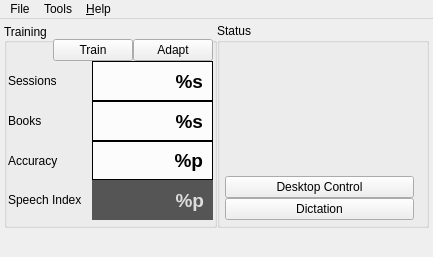
<?xml version="1.0" encoding="UTF-8"?>
<ui version="4.0">
 <author>Jacky Alcine &lt;jacky.alcine@thesii.org&gt;</author>
 <class>MainWindow</class>
 <widget class="QMainWindow" name="MainWindow">
  <property name="windowModality">
   <enum>Qt::ApplicationModal</enum>
  </property>
  <property name="geometry">
   <rect>
    <x>0</x>
    <y>0</y>
    <width>433</width>
    <height>257</height>
   </rect>
  </property>
  <property name="minimumSize">
   <size>
    <width>433</width>
    <height>257</height>
   </size>
  </property>
  <property name="maximumSize">
   <size>
    <width>433</width>
    <height>257</height>
   </size>
  </property>
  <property name="windowTitle">
   <string>SpeechControl</string>
  </property>
  <property name="windowIcon">
   <iconset resource="../res.qrc">
    <normaloff>:/logo/sc</normaloff>:/logo/sc</iconset>
  </property>
  <property name="statusTip">
   <string>Ready.</string>
  </property>
  <property name="tabShape">
   <enum>QTabWidget::Rounded</enum>
  </property>
  <property name="unifiedTitleAndToolBarOnMac">
   <bool>true</bool>
  </property>
  <widget class="QWidget" name="centralwidget">
   <property name="minimumSize">
    <size>
     <width>433</width>
     <height>216</height>
    </size>
   </property>
   <property name="maximumSize">
    <size>
     <width>433</width>
     <height>216</height>
    </size>
   </property>
   <widget class="QWidget" name="gridLayoutWidget">
    <property name="geometry">
     <rect>
      <x>4</x>
      <y>4</y>
      <width>425</width>
      <height>205</height>
     </rect>
    </property>
    <layout class="QGridLayout" name="gridLayout">
     <item row="0" column="1" rowspan="2">
      <widget class="QGroupBox" name="groupBox">
       <property name="enabled">
        <bool>true</bool>
       </property>
       <property name="minimumSize">
        <size>
         <width>0</width>
         <height>75</height>
        </size>
       </property>
       <property name="title">
        <string>Status</string>
       </property>
       <widget class="QWidget" name="verticalLayoutWidget">
        <property name="geometry">
         <rect>
          <x>8</x>
          <y>24</y>
          <width>189</width>
          <height>173</height>
         </rect>
        </property>
        <layout class="QVBoxLayout" name="verticalLayout">
         <item>
          <spacer name="verticalSpacer">
           <property name="orientation">
            <enum>Qt::Vertical</enum>
           </property>
           <property name="sizeHint" stdset="0">
            <size>
             <width>20</width>
             <height>40</height>
            </size>
           </property>
          </spacer>
         </item>
         <item>
          <widget class="QPushButton" name="btnDsktpCntrl">
           <property name="text">
            <string>Desktop Control</string>
           </property>
           <property name="checkable">
            <bool>true</bool>
           </property>
           <property name="checked">
            <bool>false</bool>
           </property>
           <property name="default">
            <bool>false</bool>
           </property>
           <property name="flat">
            <bool>false</bool>
           </property>
          </widget>
         </item>
         <item>
          <widget class="QPushButton" name="btnDctn">
           <property name="text">
            <string>Dictation</string>
           </property>
           <property name="checkable">
            <bool>true</bool>
           </property>
           <property name="checked">
            <bool>false</bool>
           </property>
           <property name="default">
            <bool>false</bool>
           </property>
           <property name="flat">
            <bool>false</bool>
           </property>
          </widget>
         </item>
        </layout>
       </widget>
      </widget>
     </item>
     <item row="0" column="0" rowspan="2">
      <widget class="QGroupBox" name="groupBoxTraining">
       <property name="sizePolicy">
        <sizepolicy hsizetype="Preferred" vsizetype="Expanding">
         <horstretch>0</horstretch>
         <verstretch>0</verstretch>
        </sizepolicy>
       </property>
       <property name="title">
        <string>Training</string>
       </property>
       <property name="alignment">
        <set>Qt::AlignLeading|Qt::AlignLeft|Qt::AlignVCenter</set>
       </property>
       <property name="flat">
        <bool>true</bool>
       </property>
       <widget class="QWidget" name="formLayoutWidget">
        <property name="geometry">
         <rect>
          <x>4</x>
          <y>16</y>
          <width>205</width>
          <height>181</height>
         </rect>
        </property>
        <layout class="QGridLayout" name="gridLayout_2">
         <item row="0" column="0" colspan="3">
          <layout class="QHBoxLayout" name="horizontalLayout">
           <item>
            <spacer name="horizontalSpacer">
             <property name="orientation">
              <enum>Qt::Horizontal</enum>
             </property>
             <property name="sizeHint" stdset="0">
              <size>
               <width>40</width>
               <height>20</height>
              </size>
             </property>
            </spacer>
           </item>
           <item>
            <widget class="QPushButton" name="btnTrain">
             <property name="text">
              <string>Train</string>
             </property>
            </widget>
           </item>
           <item>
            <widget class="QPushButton" name="btnAdapt">
             <property name="text">
              <string>Adapt</string>
             </property>
            </widget>
           </item>
          </layout>
         </item>
         <item row="1" column="0">
          <widget class="QLabel" name="_">
           <property name="text">
            <string>Sessions</string>
           </property>
          </widget>
         </item>
         <item row="1" column="2">
          <widget class="QLabel" name="lblSessions">
           <property name="sizePolicy">
            <sizepolicy hsizetype="Expanding" vsizetype="MinimumExpanding">
             <horstretch>0</horstretch>
             <verstretch>0</verstretch>
            </sizepolicy>
           </property>
           <property name="minimumSize">
            <size>
             <width>0</width>
             <height>30</height>
            </size>
           </property>
           <property name="font">
            <font>
             <pointsize>14</pointsize>
             <weight>75</weight>
             <bold>true</bold>
            </font>
           </property>
           <property name="styleSheet">
            <string notr="true">background-color: rgba(255, 255, 255, 209);
color: rgb(0, 0, 0);
padding-right: 4px; border: 1px solid black;</string>
           </property>
           <property name="text">
            <string>%s</string>
           </property>
           <property name="scaledContents">
            <bool>true</bool>
           </property>
           <property name="alignment">
            <set>Qt::AlignRight|Qt::AlignTrailing|Qt::AlignVCenter</set>
           </property>
          </widget>
         </item>
         <item row="2" column="0">
          <widget class="QLabel" name="___">
           <property name="text">
            <string>Books</string>
           </property>
          </widget>
         </item>
         <item row="2" column="2">
          <widget class="QLabel" name="lblBooks">
           <property name="sizePolicy">
            <sizepolicy hsizetype="Expanding" vsizetype="MinimumExpanding">
             <horstretch>0</horstretch>
             <verstretch>0</verstretch>
            </sizepolicy>
           </property>
           <property name="minimumSize">
            <size>
             <width>0</width>
             <height>30</height>
            </size>
           </property>
           <property name="font">
            <font>
             <pointsize>14</pointsize>
             <weight>75</weight>
             <bold>true</bold>
            </font>
           </property>
           <property name="styleSheet">
            <string notr="true">background-color: rgba(255, 255, 255, 209);
color: rgb(0, 0, 0);
padding-right: 4px; border: 1px solid black;</string>
           </property>
           <property name="text">
            <string>%s</string>
           </property>
           <property name="scaledContents">
            <bool>true</bool>
           </property>
           <property name="alignment">
            <set>Qt::AlignRight|Qt::AlignTrailing|Qt::AlignVCenter</set>
           </property>
          </widget>
         </item>
         <item row="3" column="0">
          <widget class="QLabel" name="__">
           <property name="text">
            <string>Accuracy</string>
           </property>
          </widget>
         </item>
         <item row="3" column="2">
          <widget class="QLabel" name="lblAccuracy">
           <property name="sizePolicy">
            <sizepolicy hsizetype="Expanding" vsizetype="MinimumExpanding">
             <horstretch>0</horstretch>
             <verstretch>0</verstretch>
            </sizepolicy>
           </property>
           <property name="minimumSize">
            <size>
             <width>0</width>
             <height>30</height>
            </size>
           </property>
           <property name="font">
            <font>
             <pointsize>14</pointsize>
             <weight>75</weight>
             <bold>true</bold>
            </font>
           </property>
           <property name="styleSheet">
            <string notr="true">background-color: rgba(255, 255, 255, 209);
color: rgb(0, 0, 0);
padding-right: 4px; border: 1px solid black;</string>
           </property>
           <property name="text">
            <string>%p</string>
           </property>
           <property name="scaledContents">
            <bool>true</bool>
           </property>
           <property name="alignment">
            <set>Qt::AlignRight|Qt::AlignTrailing|Qt::AlignVCenter</set>
           </property>
          </widget>
         </item>
         <item row="4" column="0">
          <widget class="QLabel" name="__1">
           <property name="text">
            <string>Speech Index</string>
           </property>
          </widget>
         </item>
         <item row="4" column="2">
          <widget class="QLabel" name="lblSpeechIndex">
           <property name="sizePolicy">
            <sizepolicy hsizetype="Expanding" vsizetype="MinimumExpanding">
             <horstretch>0</horstretch>
             <verstretch>0</verstretch>
            </sizepolicy>
           </property>
           <property name="minimumSize">
            <size>
             <width>0</width>
             <height>30</height>
            </size>
           </property>
           <property name="font">
            <font>
             <pointsize>14</pointsize>
             <weight>75</weight>
             <bold>true</bold>
            </font>
           </property>
           <property name="toolTip">
            <string>&lt;!DOCTYPE HTML PUBLIC &quot;-//W3C//DTD HTML 4.0//EN&quot; &quot;http://www.w3.org/TR/REC-html40/strict.dtd&quot;&gt;
&lt;html&gt;&lt;head&gt;&lt;meta name=&quot;qrichtext&quot; content=&quot;1&quot; /&gt;&lt;style type=&quot;text/css&quot;&gt;
p, li { white-space: pre-wrap; }
&lt;/style&gt;&lt;/head&gt;&lt;body style=&quot; font-family:'Ubuntu'; font-size:9pt; font-weight:400; font-style:normal;&quot;&gt;
&lt;p style=&quot; margin-top:0px; margin-bottom:0px; margin-left:0px; margin-right:0px; -qt-block-indent:0; text-indent:0px;&quot;&gt;Your &lt;span style=&quot; font-weight:600;&quot;&gt;speech index&lt;/span&gt; is a rating of how effective speech recognition has been due to training with Speech Control. It's on a scale of &lt;span style=&quot; font-weight:600;&quot;&gt;1&lt;/span&gt; to &lt;span style=&quot; font-weight:600;&quot;&gt;20&lt;/span&gt;. The higher the rating, the greater the chance of accuracy improvement when training.&lt;/p&gt;&lt;/body&gt;&lt;/html&gt;</string>
           </property>
           <property name="styleSheet">
            <string notr="true">background-color: rgb(85, 85, 85);
color: rgb(221, 221, 221);
padding-right: 4px;</string>
           </property>
           <property name="text">
            <string>%p</string>
           </property>
           <property name="scaledContents">
            <bool>true</bool>
           </property>
           <property name="alignment">
            <set>Qt::AlignRight|Qt::AlignTrailing|Qt::AlignVCenter</set>
           </property>
          </widget>
         </item>
         <item row="3" column="1">
          <spacer name="horizontalSpacer_2">
           <property name="orientation">
            <enum>Qt::Horizontal</enum>
           </property>
           <property name="sizeType">
            <enum>QSizePolicy::Preferred</enum>
           </property>
           <property name="sizeHint" stdset="0">
            <size>
             <width>10</width>
             <height>20</height>
            </size>
           </property>
          </spacer>
         </item>
        </layout>
       </widget>
      </widget>
     </item>
    </layout>
   </widget>
  </widget>
  <widget class="QStatusBar" name="statusBar">
   <property name="minimumSize">
    <size>
     <width>0</width>
     <height>20</height>
    </size>
   </property>
   <property name="maximumSize">
    <size>
     <width>16777215</width>
     <height>20</height>
    </size>
   </property>
   <property name="sizeGripEnabled">
    <bool>false</bool>
   </property>
  </widget>
  <widget class="QMenuBar" name="menuBar">
   <property name="geometry">
    <rect>
     <x>0</x>
     <y>0</y>
     <width>433</width>
     <height>21</height>
    </rect>
   </property>
   <widget class="QMenu" name="menuFile">
    <property name="title">
     <string>File</string>
    </property>
    <addaction name="actionQuit"/>
   </widget>
   <widget class="QMenu" name="menuHelp">
    <property name="title">
     <string>&amp;Help</string>
    </property>
    <addaction name="actionReportBug"/>
    <addaction name="separator"/>
    <addaction name="actionAboutQt"/>
    <addaction name="actionAboutSpeechControl"/>
   </widget>
   <widget class="QMenu" name="menuTools">
    <property name="title">
     <string>Tools</string>
    </property>
    <widget class="QMenu" name="menuDesktopControl">
     <property name="title">
      <string>Desktop Control</string>
     </property>
     <addaction name="actionDesktopControlActive"/>
     <addaction name="actionDesktopControlCommands"/>
     <addaction name="separator"/>
     <addaction name="actionDesktopControlOptions"/>
    </widget>
    <widget class="QMenu" name="menuDictation">
     <property name="title">
      <string>Dictation</string>
     </property>
     <addaction name="actionDictationActive"/>
     <addaction name="separator"/>
     <addaction name="actionDictationOptions"/>
    </widget>
    <widget class="QMenu" name="menuTraining">
     <property name="title">
      <string>Training</string>
     </property>
     <addaction name="actionStartTraining"/>
     <addaction name="actionAdaptModels"/>
     <addaction name="separator"/>
     <addaction name="actionOptions_2"/>
    </widget>
    <widget class="QMenu" name="menuWizards">
     <property name="title">
      <string>Wizards</string>
     </property>
     <addaction name="actionWizardMicrophone"/>
     <addaction name="actionWizardBooks"/>
     <addaction name="actionWizardSessions"/>
     <addaction name="actionWizardVoxForge"/>
    </widget>
    <widget class="QMenu" name="menuPlugins">
     <property name="title">
      <string>Plugins</string>
     </property>
     <addaction name="actionPluginOptions"/>
     <addaction name="separator"/>
    </widget>
    <addaction name="menuDesktopControl"/>
    <addaction name="menuDictation"/>
    <addaction name="menuTraining"/>
    <addaction name="separator"/>
    <addaction name="menuWizards"/>
    <addaction name="menuPlugins"/>
    <addaction name="actionOptions"/>
   </widget>
   <addaction name="menuFile"/>
   <addaction name="menuTools"/>
   <addaction name="menuHelp"/>
  </widget>
  <action name="actionAboutQt">
   <property name="text">
    <string>About &amp;Qt..</string>
   </property>
   <property name="statusTip">
    <string>Displays information about Qt.</string>
   </property>
  </action>
  <action name="actionAboutSpeechControl">
   <property name="text">
    <string>About &amp;SpeechControl..</string>
   </property>
   <property name="statusTip">
    <string>Displays information about SpeechControl.</string>
   </property>
   <property name="shortcut">
    <string>F1</string>
   </property>
  </action>
  <action name="actionQuit">
   <property name="text">
    <string>&amp;Quit</string>
   </property>
   <property name="toolTip">
    <string>Quits SpeechControl</string>
   </property>
   <property name="statusTip">
    <string>Exits SpeechControl.</string>
   </property>
   <property name="shortcut">
    <string>Ctrl+Q</string>
   </property>
  </action>
  <action name="actionReportBug">
   <property name="text">
    <string>Report Bug</string>
   </property>
  </action>
  <action name="actionOptions">
   <property name="text">
    <string>Options</string>
   </property>
   <property name="shortcut">
    <string>F12</string>
   </property>
   <property name="shortcutContext">
    <enum>Qt::ApplicationShortcut</enum>
   </property>
  </action>
  <action name="actionWizardMicrophone">
   <property name="text">
    <string>Microphone...</string>
   </property>
  </action>
  <action name="actionWizardBooks">
   <property name="text">
    <string>Books...</string>
   </property>
  </action>
  <action name="actionWizardSessions">
   <property name="text">
    <string>Sessions...</string>
   </property>
  </action>
  <action name="actionWizardVoxForge">
   <property name="text">
    <string>Vox Forge...</string>
   </property>
   <property name="toolTip">
    <string>Starts the Vox Forge configuration wizard.</string>
   </property>
  </action>
  <action name="actionDesktopControlActive">
   <property name="checkable">
    <bool>true</bool>
   </property>
   <property name="text">
    <string>Active</string>
   </property>
   <property name="toolTip">
    <string>Toggles the state of the desktop control feature.</string>
   </property>
  </action>
  <action name="actionDesktopControlCommands">
   <property name="text">
    <string>Commands...</string>
   </property>
   <property name="toolTip">
    <string>Show all of the commands recognized by the deskop control feature.</string>
   </property>
  </action>
  <action name="actionDictationActive">
   <property name="checkable">
    <bool>true</bool>
   </property>
   <property name="text">
    <string>Enabled</string>
   </property>
  </action>
  <action name="actionDesktopControlOptions">
   <property name="text">
    <string>Options</string>
   </property>
  </action>
  <action name="actionStartTraining">
   <property name="text">
    <string>Start Training...</string>
   </property>
   <property name="toolTip">
    <string>Start</string>
   </property>
  </action>
  <action name="actionAdaptModels">
   <property name="text">
    <string>Adapt Models</string>
   </property>
  </action>
  <action name="actionDictationOptions">
   <property name="text">
    <string>Options</string>
   </property>
  </action>
  <action name="actionOptions_2">
   <property name="text">
    <string>Options</string>
   </property>
  </action>
  <action name="actionPluginOptions">
   <property name="text">
    <string>Options</string>
   </property>
  </action>
 </widget>
 <layoutdefault spacing="0" margin="0"/>
 <resources>
  <include location="../res.qrc"/>
 </resources>
 <connections>
  <connection>
   <sender>actionQuit</sender>
   <signal>activated()</signal>
   <receiver>MainWindow</receiver>
   <slot>hide()</slot>
   <hints>
    <hint type="sourcelabel">
     <x>-1</x>
     <y>-1</y>
    </hint>
    <hint type="destinationlabel">
     <x>213</x>
     <y>158</y>
    </hint>
   </hints>
  </connection>
  <connection>
   <sender>btnDctn</sender>
   <signal>clicked(bool)</signal>
   <receiver>actionDictationActive</receiver>
   <slot>trigger()</slot>
   <hints>
    <hint type="sourcelabel">
     <x>321</x>
     <y>209</y>
    </hint>
    <hint type="destinationlabel">
     <x>-1</x>
     <y>-1</y>
    </hint>
   </hints>
  </connection>
  <connection>
   <sender>btnDsktpCntrl</sender>
   <signal>clicked(bool)</signal>
   <receiver>actionDesktopControlActive</receiver>
   <slot>trigger()</slot>
   <hints>
    <hint type="sourcelabel">
     <x>321</x>
     <y>181</y>
    </hint>
    <hint type="destinationlabel">
     <x>-1</x>
     <y>-1</y>
    </hint>
   </hints>
  </connection>
  <connection>
   <sender>btnTrain</sender>
   <signal>clicked()</signal>
   <receiver>actionStartTraining</receiver>
   <slot>trigger()</slot>
   <hints>
    <hint type="sourcelabel">
     <x>121</x>
     <y>55</y>
    </hint>
    <hint type="destinationlabel">
     <x>-1</x>
     <y>-1</y>
    </hint>
   </hints>
  </connection>
  <connection>
   <sender>btnAdapt</sender>
   <signal>clicked()</signal>
   <receiver>actionAdaptModels</receiver>
   <slot>trigger()</slot>
   <hints>
    <hint type="sourcelabel">
     <x>182</x>
     <y>55</y>
    </hint>
    <hint type="destinationlabel">
     <x>-1</x>
     <y>-1</y>
    </hint>
   </hints>
  </connection>
 </connections>
 <designerdata>
  <property name="gridDeltaX">
   <number>4</number>
  </property>
  <property name="gridDeltaY">
   <number>4</number>
  </property>
  <property name="gridSnapX">
   <bool>true</bool>
  </property>
  <property name="gridSnapY">
   <bool>true</bool>
  </property>
  <property name="gridVisible">
   <bool>false</bool>
  </property>
 </designerdata>
</ui>
